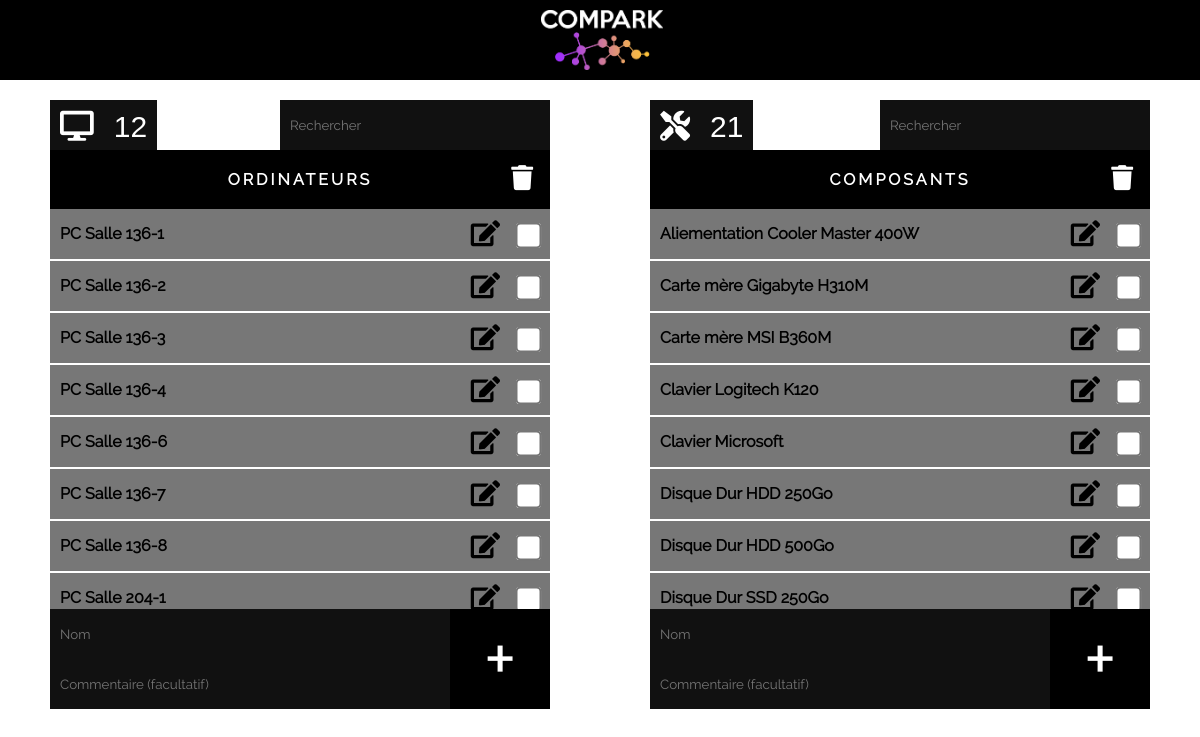
The page / on the database its author committed.
### tables this page shows
CREATE TABLE IF NOT EXISTS `ordinateur` (
  `id_ordi` int(11) NOT NULL AUTO_INCREMENT,
  `nom_ordi` varchar(50) NOT NULL,
  `commentaire_ordi` varchar(500) DEFAULT NULL,
  PRIMARY KEY (`id_ordi`)
);

CREATE TABLE IF NOT EXISTS `composant` (
  `id_compo` int(11) NOT NULL AUTO_INCREMENT,
  `nom_compo` varchar(50) NOT NULL,
  `commentaire_compo` varchar(500) DEFAULT NULL,
  PRIMARY KEY (`id_compo`)
);

### index.php (the view, shortened to what this page needs)
<!DOCTYPE html>
<html>
<head>
    <link rel="stylesheet" href="assets/main.css" />
    <link rel="stylesheet" href="https://use.fontawesome.com/releases/v5.8.2/css/all.css">
</head>
<body>
    <div class="wrapper">
        <header class="header">
            <a href='index.php'><img id='logo-head' class='center' src="image/comparklogo.png"></a>
        </header>
        <?php
        function BDOrdi () {
            $DataBase = mysqli_connect ( "localhost" , "root" , "" ) ;
            mysqli_select_db ( $DataBase, "compark" ) ;
            $Requete = "SELECT * FROM ordinateur ORDER BY nom_ordi ;" ;
            $Count = "SELECT Count('*') AS resultat FROM ordinateur ;" ;
            $Resultat = mysqli_query ( $DataBase, $Count )  or  die(mysqli_error($DataBase) ) ;
            $ligne = mysqli_fetch_array($Resultat);
            echo "
                <div class='main'>
                <div class='summary-box'><i class='fas fa-desktop'></i><label class='count'>".$ligne['resultat']."</label></div>
                <input id='search-bar-ordi' class='search-bar' type='text' placeholder='Rechercher'>
                <label><p class='center box-label'>ORDINATEURS</p></label>
                <a class='delete-input-link ordinateur'><i class='delete-input ordinateur fas fa-trash'></i></a>
                ";
                echo "
                <div class='contain-overflow'>
                    <form id='delete-ordi'>";
            if ( $ligne['resultat'] == '0') {
                echo "
                    <div class='error'>
                        <label><p class='item-name center'>IL N'Y A PAS D'ORDINATEURS</p></label>
                    </div>";
            }
            else {
            $Resultat = mysqli_query ( $DataBase, $Requete )  or  die(mysqli_error($DataBase) ) ;
            while (  $ligne = mysqli_fetch_array($Resultat)  )
                {
                    if ( $ligne['commentaire_ordi'] != "" or ( $ligne['commentaire_ordi'] != NULL )) {
                        echo "<a href='liaisons.php?id_ordi=".$ligne['id_ordi']."'><div class='ligne ordinateur' title='Commentaire : ".$ligne['commentaire_ordi']."'>";
                    }
                    else {
                        echo "<a href='liaisons.php?id_ordi=".$ligne['id_ordi']."'><div class='ligne ordinateur' title='Pas de commentaire'>";
                    }
                    echo "
                        <p class='item-name'>".$ligne['nom_ordi']."</p>
                        <input class='delete-checkbox' type='checkbox' name='id_ordi[]' value='".$ligne['id_ordi']."'>
                        <a href='index.php?action=modifier&id_ordi=".$ligne['id_ordi']."'><i class='update-input fas fa-edit'></i></a>
                    </div></a>";
                }
            }
            echo "
                </form>
            </div>
            ";
        }
        BDOrdi();
        ?>
            <div class="form-box">
                <form>
                    <input class="insert-input" type="text" placeholder="Nom" name="nom_ordi" required>
                    <input class="insert-submit" type="submit" value="+">
                    <input class="insert-input" type="text" placeholder="Commentaire (facultatif)" name="commentaire_ordi">
                </form>
            </div>
        </div>
        <?php
        function BDCompo () {
            $DataBase = mysqli_connect ( "localhost" , "root" , "" ) ;
            mysqli_select_db ( $DataBase, "compark" ) ;
            $Requete = "SELECT * FROM composant ORDER BY nom_compo ;" ;
            $Count = "SELECT Count('*') AS resultat FROM composant ;" ;
            $Resultat = mysqli_query ( $DataBase, $Count )  or  die(mysqli_error($DataBase) ) ;
            $ligne = mysqli_fetch_array($Resultat);
            echo "
            <div class='main'>
                <div class='summary-box'><i class='fas fa-tools'></i><label class='count'>".$ligne['resultat']."</label></div>
                <input id='search-bar-compo' class='search-bar' type='text' placeholder='Rechercher'>
                <label><p class='center box-label'>COMPOSANTS</p></label>
                <a class='delete-input-link composant'><i class='delete-input composant fas fa-trash'></i></a>
                ";
                echo "
                <div class='contain-overflow'>
                    <form id='delete-compo'>";
            if ( $ligne['resultat'] == '0') {
                echo "
                    <div class='error'>
                        <label><p class='item-name center'>IL N'Y A PAS DE COMPOSANTS</p></label>
                    </div>";
            }
            else {
            $Resultat = mysqli_query ( $DataBase, $Requete )  or  die(mysqli_error($DataBase) ) ;
            while (  $ligne = mysqli_fetch_array($Resultat)  )
                {
                    if ( $ligne['commentaire_compo'] != "" or ( $ligne['commentaire_compo'] != NULL )) {
                        echo "<a href='liaisons.php?id_compo=".$ligne['id_compo']."'><div class='ligne composant' title='Commentaire : ".$ligne['commentaire_compo']."'>";
                    }
                    else {
                        echo "<a href='liaisons.php?id_compo=".$ligne['id_compo']."'><div class='ligne composant' title='Pas de commentaire'>";
                    }
                    echo "
                        <p class='item-name'>".$ligne['nom_compo']."</p>
                        <input class='delete-checkbox' type='checkbox' name='id_compo[]' value='".$ligne['id_compo']."'>
                        <a href='index.php?action=modifier&id_compo=".$ligne['id_compo']."'><i class='update-input fas fa-edit'></i></a>
                    </div></a>";
                }
            }
            echo "
                </form>
            </div>
            ";
        }
        BDCompo();
        ?>
            <div class="form-box">
                <form>
                    <input class="insert-input" type="text" placeholder="Nom" name="nom_compo" required>
                    <input class="insert-submit" type="submit" value="+">
                    <input class="insert-input" type="text" placeholder="Commentaire (facultatif)" name="commentaire_compo">
                </form>
            </div>
        </div>
</body>
</html>

### assets/main.css (style rules this page uses)
* { font-family: Raleway; margin: 0; padding: 0; }
a { color: black; text-decoration: none; }
label { user-select: none; }
.center { text-align: center; }
.fas { color: #ffffff; font-size: 30px; }
.count { color: #ffffff; font-weight: 100; font-family: arial; padding: 0 0 0 20px; font-size: 30px; }
.box-label { letter-spacing: 3px; padding: 20px 0 20px 0; color: white; background-color: #000000; }
.ligne { position: relative; width: 100%; line-height: 50px; background-color: #777777; border-bottom: solid 2px #ffffff; }
.summary-box { z-index: -1; padding: 10px; background-color: #111111; position: absolute; top: -50px; left: 0; }
.search-bar { padding: 10px; background-color: #111111; position: absolute; top: -50px; right: 0; color: #ffffff; border: none; width: 250px; height: 30px; }
header { width: 100%; background-color: black; height: 80px; }
#logo-head { padding: 10px; max-height: 60px; vertical-align: middle; }
.wrapper { display: flex; flex-flow: row wrap; font-weight: bold; text-align: center; }
.wrapper > * { flex: 1 100%; }
.main { position: relative; margin: 70px 50px 50px 50px; text-align: left; }
.contain-overflow { position: relative; overflow: auto; max-height: 400px; }
.form-box { box-sizing: content-box; }
.insert-input { padding: 10px; box-sizing: border-box; background-color: #111111; color: #ffffff; border: none; width: 80%; height: 50px; }
.insert-submit { background-color: #000000; box-sizing: border-box; float: right; height: 100px; width: 20%; font-size: 80px; border: none; color: #ffffff; }
@media all and (min-width: 1000px) { .main { flex: 3 0px; } }
.item-name { padding-left: 10px; vertical-align: middle; }
.delete-checkbox,.insert-checkbox { transform: scale(2); position: absolute; top: 20px; right: 15px; float: right; }
.update-input { color: #000000; font-size: 25px; position: absolute; top: 11px; right: 50px; float: right; font-size: 26px; }
.delete-input { position: absolute; font-size: 25px; top: 15px; right: 17px; float: right; }

### rows shown on the page
ordinateur: nom_ordi "PC Salle 136-1"
ordinateur: nom_ordi "PC Salle 136-2"
ordinateur: nom_ordi "PC Salle 136-3"
ordinateur: nom_ordi "PC Salle 136-4"
ordinateur: nom_ordi "PC Salle 136-6"
ordinateur: nom_ordi "PC Salle 136-7"
ordinateur: nom_ordi "PC Salle 136-8"
ordinateur: nom_ordi "PC Salle 204-1"
composant: nom_compo "Aliementation Cooler Master 400W"
composant: nom_compo "Carte mère Gigabyte H310M"
composant: nom_compo "Carte mère MSI B360M"
composant: nom_compo "Clavier Logitech K120"
composant: nom_compo "Clavier Microsoft"
composant: nom_compo "Disque Dur HDD 250Go"
composant: nom_compo "Disque Dur HDD 500Go"
composant: nom_compo "Disque Dur SSD 250Go"

### other values the page prints
$ligne['resultat'] "12"
$ligne['resultat'] "21"
